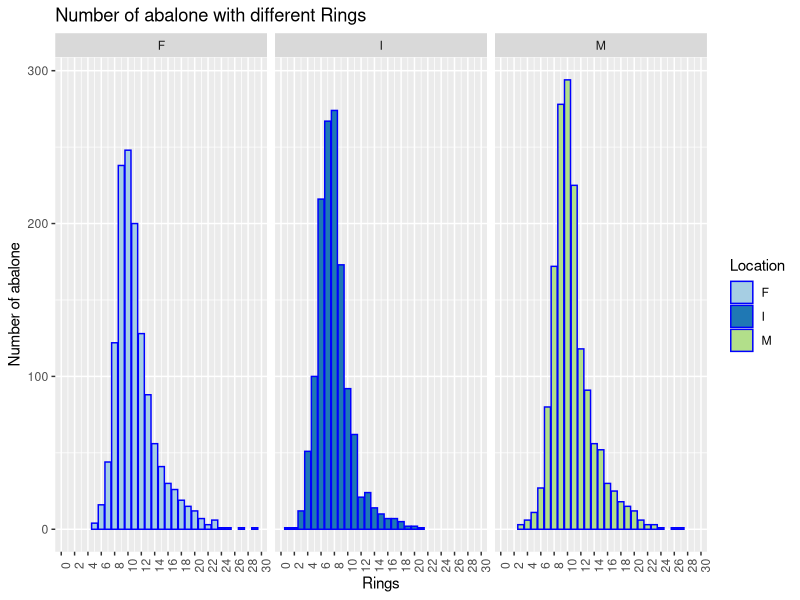
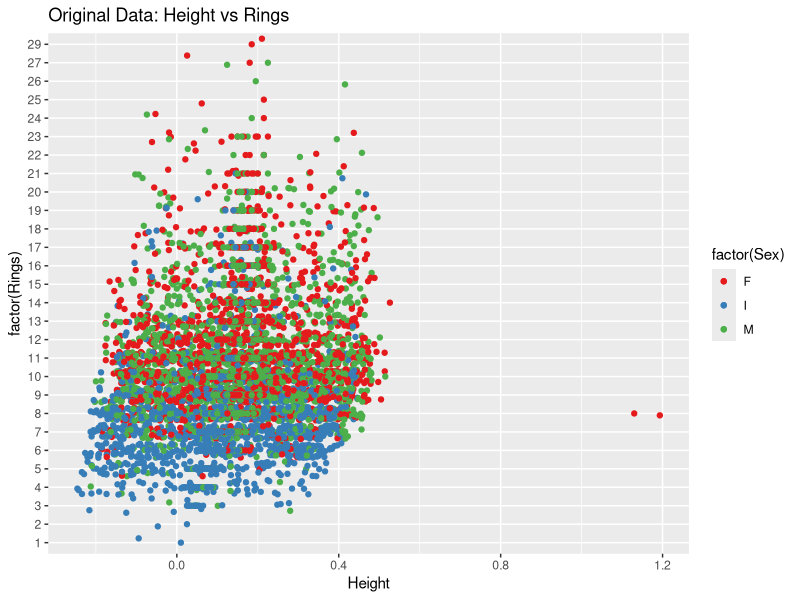
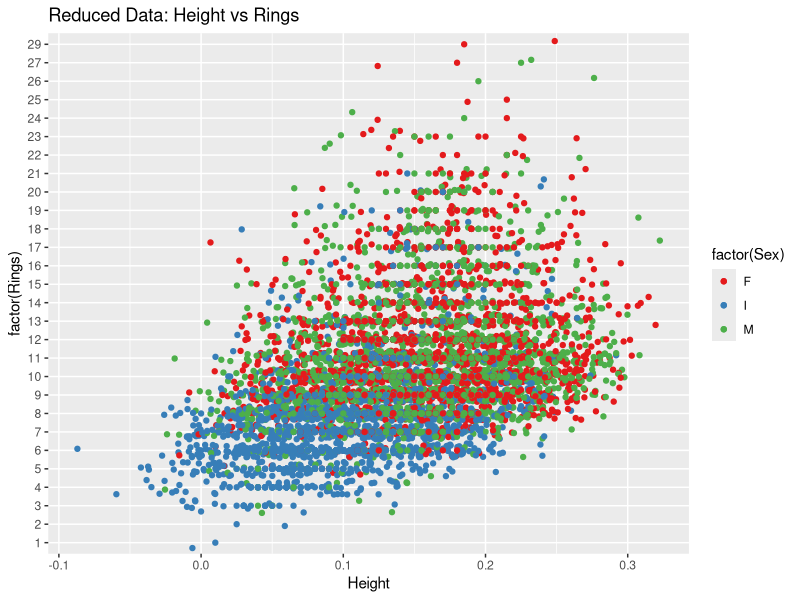

The R script that drew these images, in order: (Note: this script raises an error after producing the figures.)
## ---- chunk 1
library(ggplot2)
library(plyr)
library(nnet)
library(MASS)
library(gridExtra)
library(lattice)
library(RColorBrewer)
library(xtable)
Data = read.csv("abalone.csv")  # Import Data
print(str(Data)) # Structure of the Data
## ---- chunk 2
Data =  subset(Data, select= -c(Shucked.weight,Viscera.weight,Shell.weight))
## ---- chunk 3
ggplot(Data, aes(x = Rings, fill = Sex)) +
  geom_bar(binwidth = 1, color = "blue", origin = min(Data$Rings), position = "identity") +
  scale_x_continuous(name = "Rings", breaks = seq(0, 30, by = 2)) +
  theme(axis.text.x = element_text(angle = 90)) +
  scale_fill_brewer("Location", type = "qual", palette = 3) +
  ylab("Number of abalone") +
  ggtitle("Number of abalone with different Rings") + facet_wrap(~Sex, ncol=3) 
## ---- chunk 4
Age = c(rep(0,nrow(Data)))
for(i in 1:nrow(Data)){
  if(Data[i,]$Rings < 7) Age[i] = 1
  if(Data[i,]$Rings>=7 & Data[i,]$Rings <=13)  Age[i] = 2
  if(Data[i,]$Rings>13)  Age[i] = 3
}
gData= cbind(Data,Age)
## ---- chunk 5
ggplot(gData, aes(x = Height, y = factor(Rings), colour= factor(Sex) ))+ geom_jitter(position = position_jitter(width = .3))  + geom_point() + ggtitle("Original Data: Height vs Rings") + scale_colour_brewer(type="seq",palette="Set1") 
## ---- chunk 6
jData = subset(gData, Height <0.4)
ggplot(jData, aes(x = Height, y = factor(Rings), colour= factor(Sex) ))+ geom_jitter(position = position_jitter(width = .1))  + geom_point() + ggtitle("Reduced Data: Height vs Rings") + scale_colour_brewer(type="seq",palette="Set1") 
## ---- chunk 7
Order_Data = arrange(jData, Sex, Rings, Length)
write.table(Order_Data, "abalone_clean.csv", quote = FALSE,
            sep = ",", row.names = FALSE)
## ---- chunk 8
Data = read.csv("abalone_clean.csv")  # Import Data
head(Data)
## ---- chunk 9
with(Data, table(Sex, Age))
## ---- chunk 10
ggplot(Data, aes(x = Whole.weight, y=Height)) + geom_point(aes(colour = Rings)) +scale_colour_gradient(low = "purple") + stat_smooth(colour="red") + ggtitle("Whole.weight vs Height")

ggplot(Data, aes(x = Length, y=Height)) + geom_point(aes(colour = Rings)) +scale_colour_gradient(low = "purple") + stat_smooth(colour="red") + ggtitle("Length vs Height")

ggplot(Data, aes(x =Length , y=Diameter)) + geom_point(aes(colour = Rings)) +scale_colour_gradient(low = "purple") + stat_smooth(colour="red") + ggtitle("Length vs Diameter")
## ---- chunk 11
yData = ddply(Data, ~Sex+Age, summarize, Volume = Length * Diameter * Height,  Whole.weight = Whole.weight,Rings = Rings)
## ---- chunk 12
cols <- c("Linear"="#f04546","Cubic"="#3591d1")
ggplot(data = yData, aes(x = Whole.weight, y = Volume)) + 
  geom_smooth(method = "lm",aes(colour = "Linear"),lwd = 1 )+ 
  geom_smooth(method = "lm", formula = y ~ poly(x, 3),aes( colour = "Cubic"),lwd = 1)+
  geom_point(alpha = 1/10,colour = "purple") + 
  scale_colour_manual("Type of Regression",values = cols) + 
  ggtitle("Volume vs Whole.weight") + coord_flip() + 
  scale_y_continuous(name = "Volume", breaks = seq(0, 0.15, by = 0.03))
## ---- chunk 13
with(Data, do.call(rbind, tapply(Whole.weight, Sex, function(x) c(M = mean(x), SD = sd(x)))))
## ---- chunk 14
ggplot(data=Data, aes(x = Rings,group=Sex,colour=Sex)) + geom_density() + ggtitle("Density of Rings of each Sex")
## ---- chunk 15
ggplot(data = Data, aes(x = factor(Age), y = Whole.weight)) + geom_boxplot(outlier.colour = "purple", outlier.size = 3,aes(fill = Sex)) + facet_wrap(~Sex, ncol=3) + ggtitle("Whole.weight vs Age for different Sex") + xlab("Age")
## ---- chunk 16
logit <- multinom(Age ~  Whole.weight, data = yData)
summary(logit) 
pp = fitted(logit)
pred<-predict(logit)
table(pred,Data$Age)
## ---- chunk 17
newdata = with(yData, data.frame(Weight = Whole.weight,Sex = Sex, Pred_Prob = pp, Age = Age,Pred_Age = pred))
head(newdata)
ggplot(newdata, aes(x = Pred_Age, y=Age, colour = factor(Pred_Age==Age))) +
  geom_point(position = "jitter") +
  scale_colour_manual("Age Group", values = c("2", "3"), labels = c("Wong Classification","Right Classification")) +
  ggtitle("Classification") 
## ---- chunk 18
cols <- c("Young"="blue","Adult"="#f04546", "Old" = "green")
ggplot(newdata, aes(x= Weight)) + 
  geom_line(aes(y = Pred_Prob.1, colour = "Young")) + 
  geom_line(aes(y = Pred_Prob.2, colour = "Adult")) +
  geom_line(aes(y = Pred_Prob.3, colour = "Old")) + 
  ylab("Predicted Probability") +  facet_wrap(~Sex, ncol=3) +
  scale_colour_manual("Age Group", values = cols) + ggtitle("Predicted Probability")
## ---- chunk 19
LDA1 = lda(Age ~ Whole.weight, yData)
pred1 = predict(LDA1)$class
newdataL1 = with(yData, data.frame(Weight = Whole.weight,Sex = Sex,Age = Age, Pred_Age1 = pred1))
Data_misL1 = subset(newdataL1, Age != Pred_Age1)
## ---- chunk 20
LDA2 = lda(Age ~ ., yData)
pred2 = predict(LDA2)$class
newdataL2 = with(yData, data.frame(Weight = Whole.weight,Sex = Sex,Age = Age, Pred_Age2 = pred2))
Data_misL2 = subset(newdataL2, Age != Pred_Age2)
## ---- chunk 21
p1 = ggplot(Data_misL1, aes(x = Age,fill = Sex)) + geom_bar(binwidth = 1/2,color = "darkgrey") + 
  ylab("Number of mis-classfied data") + 
  ggtitle(" Using Whole.weight only") +
  theme(axis.text.x = element_text(angle = 90)) +
  scale_fill_brewer("Sex", type = "qual", palette = 3)
p2 = ggplot(Data_misL2, aes(x = Age,fill = Sex)) + geom_bar(binwidth = 1/2,color = "darkgrey") + 
  ylab("Number of mis-classfied data") + 
  ggtitle("Using Whole.weight & Volume") +
  theme(axis.text.x = element_text(angle = 90)) +
  scale_fill_brewer("Sex", type = "qual", palette = 3)
grid.arrange(p1, p2, main = "Mis Classified Data for Different Sex__LDA")
## ---- chunk 22
LDA3 = lda(Age ~ Volume, yData)
pred3 = predict(LDA3)$class
newdataL3 = with(yData, data.frame(Weight = Whole.weight,Sex = Sex,Age = Age, Pred_Age3 = pred3))
Data_misL3 = subset(newdataL3, Age != Pred_Age3)
## ---- chunk 23
ggplot(newdataL2, aes(x = Pred_Age2, y=Age, colour = factor(Pred_Age2==Age))) +
  geom_point(position = "jitter") + 
  scale_colour_manual("Age Group", values = c("2", "3"), labels = c("Wong Classification","Right Classification")) +
  ggtitle("Classification using Whole.weight & Volume")
ggplot(newdataL3, aes(x = Pred_Age3, y=Age, colour = factor(Pred_Age3==Age))) +
  geom_point(position = "jitter") + 
  scale_colour_manual("Age Group", values = c("2", "3"), labels = c("Wong Classification","Right Classification")) +
  ggtitle("Classification Using Volume")
## ---- chunk 24
jData <- ddply(Data, ~ Sex + Rings, function(x) {
  jLevels <- c("min", "max")
  Length = range(x$Length)
  Height = range(x$Height)
  Diameter = range(x$Diameter)
  Whole.weight = range(x$Whole.weight)
  return(data.frame(Length, Height, Diameter, Whole.weight, stat = jLevels))
})
## ---- chunk 25
p_Height = ggplot(jData, aes(x = Rings,y = Height, group = stat,colour = stat)) + geom_line() + geom_point() + facet_wrap(~Sex, ncol=3) + ggtitle("Height: Min vs Min") + theme(legend.position = "none")
p_Length = ggplot(jData, aes(x = Rings,y = Length, group = stat,colour = stat)) + geom_line() + geom_point() + facet_wrap(~Sex, ncol=3) + ggtitle("Length: Min vs Max")  + theme(legend.position = "none")
p_Diameter = ggplot(jData, aes(x = Rings,y = Diameter, group = stat,colour = stat)) + geom_line() + geom_point() + facet_wrap(~Sex, ncol=3) + ggtitle("Diameter: Min vs Max") + theme(legend.position = "none")
p_Whole.weight = ggplot(jData, aes(x = Rings,y = Whole.weight, group = stat,colour = stat)) + geom_line() + geom_point() + facet_wrap(~Sex, ncol=3) + ggtitle("Whole.weight: Min vs Max") 

tmp <- ggplot_gtable(ggplot_build(p_Whole.weight))
leg <- which(sapply(tmp$grobs, function(x) x$name) == "guide-box")
legend <- tmp$grobs[[leg]]

grid.arrange(arrangeGrob(p_Whole.weight+theme(legend.position="none"),p_Length,p_Height,p_Diameter))
## ---- chunk 26
px_Height = xyplot(Height ~  Rings| Sex, jData, group=stat, auto.key =  list(columns = 2,x = 0.35, y = 0.85, corner = c(0, 1)), type=c("p", "l"),par.settings = list(superpose.line = list(col = c("red", "blue")), superpose.symbol = list(col = c("red", "blue"))), grid = "h")
grid.arrange(arrangeGrob(p_Height+xlab(""),px_Height))
## ---- chunk 27

jFun <- function(x) {
  name = c()
  Coefs = c()
  for(i in 1:4 ){
  temp = c()
  temp <- rbind(temp,as.numeric(coef(lm(x[,i+1] ~ Rings, x))))
  Coefs = rbind(Coefs, temp)
  name = rbind(name, names(x[i+1]))
  }
  return(data.frame(Intercept = Coefs[,1],Slope = Coefs[,2] ,Variable = name))
}
jCoefs <- ddply(Data, ~ Sex, jFun)

foo <- ddply(jCoefs, ~ Variable, function(x) {
    lerange <- c(which.min(x$Intercept), which.max(x$Intercept))
    cbind(x[lerange, c("Variable", "Sex", "Intercept", "Slope")], stat=c("min_slope", "max_slope"))
 })
foo = xtable(foo)
print(foo,  type = "html", include.rownames = FALSE)
## ---- chunk 28
ggplot(subset(Data, Sex %in% c("F","I")), aes(x = Rings, y = Height) ) +   facet_wrap(~Sex, ncol=2) + 
  geom_smooth(method = "lm", colour = "purple") + 
  geom_point(aes(colour = factor(Age))) +
  ggtitle("Max_slope vs Min_slope of Height") + 
  scale_colour_manual("Age Group",values = c("4","3","5"), labels = c("Young","Adult","Old")) 
## ---- chunk 29
ggplot(subset(Data, Sex %in% c("F","I")), aes(x = Rings, y = Diameter)) +   facet_wrap(~Sex, ncol=2) + 
  geom_smooth(method = "lm", colour = "purple") + 
  geom_point(aes(colour = factor(Age))) +
  ggtitle("Max_slope vs Min_slope of Diameter") + 
  scale_colour_manual("Age Group",values = c("4","3","5"), labels = c("Young","Adult","Old")) 
## ---- chunk 30
ggplot(subset(Data, Sex %in% c("F","I")), aes(x = Rings, y = Length)) +   facet_wrap(~Sex, ncol=2) + 
  geom_smooth(method = "lm", colour = "purple") + 
  geom_point(aes(colour = factor(Age))) +
  ggtitle("Max_slope vs Min_slope of Length") + 
  scale_colour_manual("Age Group",values = c("4","3","5"), labels = c("Young","Adult","Old")) 
## ---- chunk 31
ggplot(subset(Data, Sex %in% c("F","I")), aes(x = Rings, y = Whole.weight)) +   facet_wrap(~Sex, ncol=2) + 
  geom_smooth(method = "lm", colour = "purple") + 
  geom_point(aes(colour = factor(Age))) +
  ggtitle("Max_slope vs Min_slope of Whole.weight") + 
  scale_colour_manual("Age Group",values = c("4","3","5"), labels = c("Young","Adult","Old")) 
